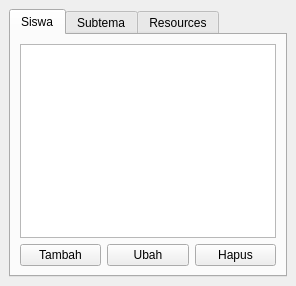
<?xml version="1.0" encoding="UTF-8"?>
<ui version="4.0">
 <class>MainWindow</class>
 <widget class="QMainWindow" name="MainWindow">
  <property name="windowTitle">
   <string>Hypercontent CRUD - Daerah Tempat Tinggalku (PyQt5)</string>
  </property>
  <widget class="QWidget" name="centralwidget">
   <layout class="QVBoxLayout" name="verticalLayout">
    <item>
     <widget class="QTabWidget" name="tabWidget">
      <widget class="QWidget" name="tabStudents">
       <attribute name="title"><string>Siswa</string></attribute>
       <layout class="QVBoxLayout" name="vl1">
        <item><widget class="QTableWidget" name="tblStudents"/></item>
        <item>
         <layout class="QHBoxLayout" name="hl1">
          <item><widget class="QPushButton" name="btnAddStudent"><property name="text"><string>Tambah</string></property></widget></item>
          <item><widget class="QPushButton" name="btnEditStudent"><property name="text"><string>Ubah</string></property></widget></item>
          <item><widget class="QPushButton" name="btnDelStudent"><property name="text"><string>Hapus</string></property></widget></item>
         </layout>
        </item>
       </layout>
      </widget>
      <widget class="QWidget" name="tabSubthemes">
       <attribute name="title"><string>Subtema</string></attribute>
       <layout class="QVBoxLayout" name="vl2">
        <item><widget class="QTableWidget" name="tblSubthemes"/></item>
        <item>
         <layout class="QHBoxLayout" name="hl2">
          <item><widget class="QPushButton" name="btnAddSub"><property name="text"><string>Tambah</string></property></widget></item>
          <item><widget class="QPushButton" name="btnEditSub"><property name="text"><string>Ubah</string></property></widget></item>
          <item><widget class="QPushButton" name="btnDelSub"><property name="text"><string>Hapus</string></property></widget></item>
         </layout>
        </item>
       </layout>
      </widget>
      <widget class="QWidget" name="tabResources">
       <attribute name="title"><string>Resources</string></attribute>
       <layout class="QVBoxLayout" name="vl3">
        <item><widget class="QTableWidget" name="tblResources"/></item>
        <item>
         <layout class="QHBoxLayout" name="hl3">
          <item><widget class="QPushButton" name="btnAddRes"><property name="text"><string>Tambah</string></property></widget></item>
          <item><widget class="QPushButton" name="btnEditRes"><property name="text"><string>Ubah</string></property></widget></item>
          <item><widget class="QPushButton" name="btnDelRes"><property name="text"><string>Hapus</string></property></widget></item>
         </layout>
        </item>
       </layout>
      </widget>
     </widget>
    </item>
   </layout>
  </widget>
 </widget>
 <resources/>
 <connections/>
</ui>
